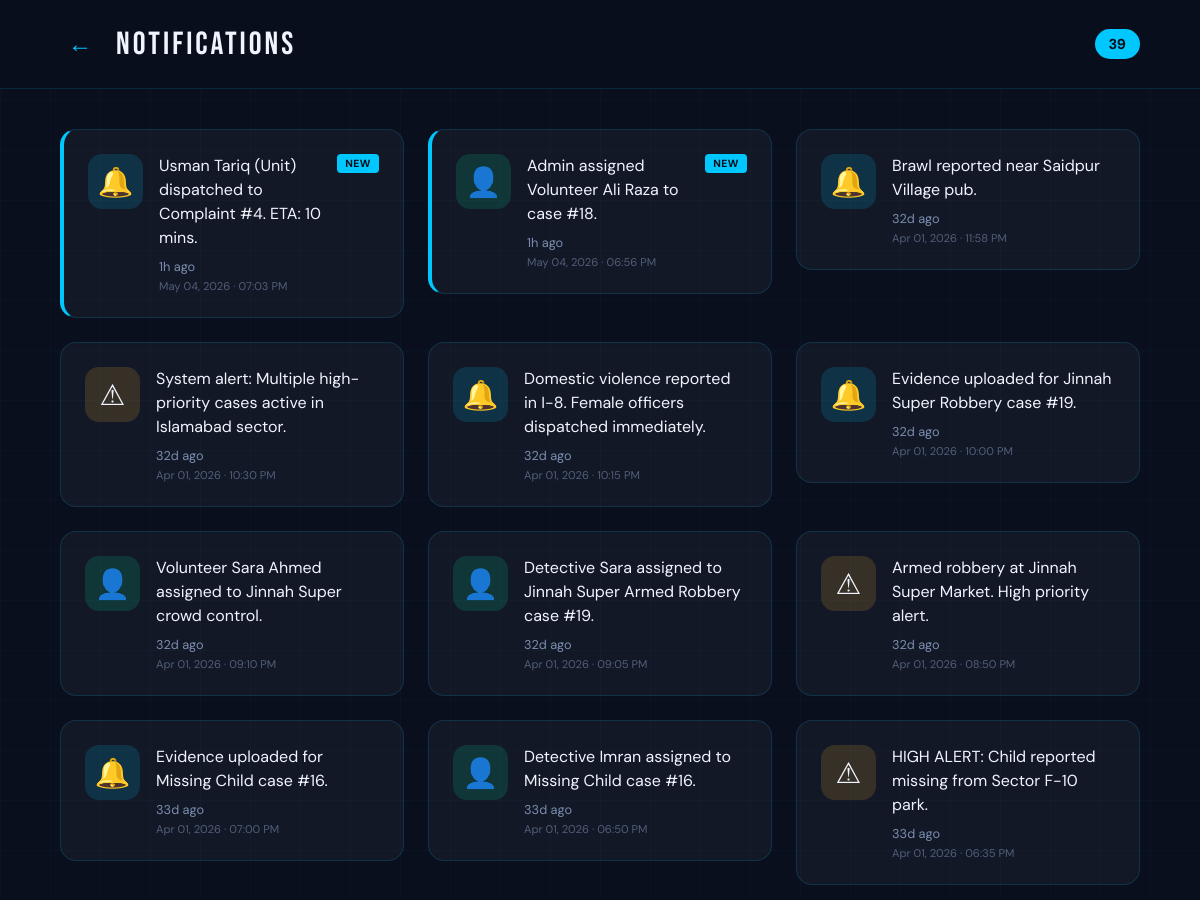
The page /notifications (upper part) on the database as committed earlier.
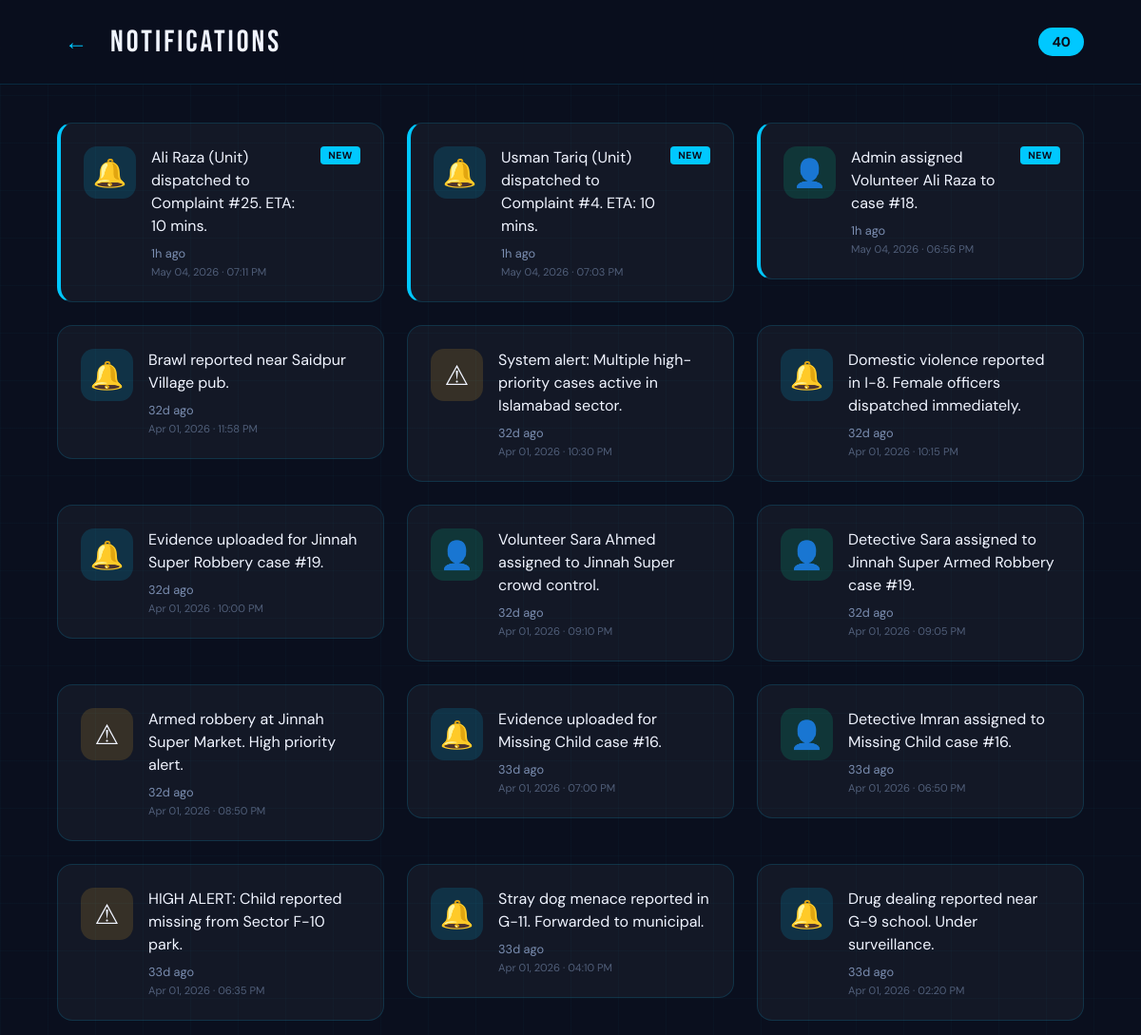
The same page on the database as committed later.
### tables this page shows
CREATE TABLE Notifications (
    notification_id INTEGER PRIMARY KEY AUTOINCREMENT,
    message TEXT NOT NULL,
    created_at DATETIME DEFAULT CURRENT_TIMESTAMP
);

### app.py (the view)
@app.route('/notifications')
def notifications():
    db = get_db_connection()
    all_notifications = db.execute('''
        SELECT message, created_at
        FROM Notifications
        ORDER BY created_at DESC
    ''').fetchall()
    now = datetime.utcnow()
    notifications_list = []
    for n in all_notifications:
        dt = datetime.strptime(n['created_at'], '%Y-%m-%d %H:%M:%S')
        hours_ago = (now - dt).total_seconds() / 3600
        notifications_list.append({
            'message': n['message'],
            'time_ago': time_ago(n['created_at']),
            'is_new': hours_ago < 24,
            'date': dt.strftime('%b %d, %Y · %I:%M %p')
        })
    db.close()
    return render_template('notifications.html', all_notifications=notifications_list)

### app.py (called while the page is built)
def get_db_connection():
    conn = sqlite3.connect(DATABASE, timeout=10)
    conn.row_factory = sqlite3.Row
    return conn

def time_ago(dt_str):
    if not dt_str:
        return ''
    dt = datetime.strptime(dt_str, '%Y-%m-%d %H:%M:%S')
    now = datetime.utcnow()
    diff = now - dt
    minutes = int(diff.total_seconds() // 60)
    if minutes < 1:
        return 'Just now'
    elif minutes < 60:
        return f'{minutes}m ago'
    elif minutes < 1440:
        return f'{minutes // 60}h ago'
    else:
        return f'{minutes // 1440}d ago'

### templates/notifications.html (shortened to what this page needs)
<!DOCTYPE html>
<html lang="en">
<head>
</head>
<body>
  <div class="app-container">
    <div class="header">
      <button class="back-btn" onclick="window.history.back()">←</button>
      <div class="header-title">NOTIFICATIONS</div>
      <span class="notif-count">{{ all_notifications|length }}</span>
    </div>
    <div class="app-content">
      <div class="content">
        <div class="notifications-grid">
          {% for n in all_notifications %}
          <div class="notif-card {% if n.is_new %}has-new{% endif %}">
            <div class="notif-icon {% if 'assigned' in n.message|lower %}ni-person{% elif 'resolved' in n.message|lower %}ni-check{% elif 'alert' in n.message|lower %}ni-alert{% else %}ni-bell{% endif %}">
              {% if 'assigned' in n.message|lower %}👤{% elif 'resolved' in n.message|lower %}✓{% elif 'alert' in n.message|lower %}⚠{% else %}🔔{% endif %}
            </div>
            <div class="notif-body">
              <div class="notif-top">
                <div class="notif-text">{{ n.message }}</div>
                {% if n.is_new %}
                <span class="new-badge">NEW</span>
                {% endif %}
              </div>
              <div class="notif-time">{{ n.time_ago }}</div>
              <div class="notif-date">{{ n.date }}</div>
            </div>
          </div>
          {% else %}
          <div class="empty-state">
            <div style="font-size:2rem;margin-bottom:16px;">🔔</div>
            No notifications yet<br>
            <span style="font-size:0.8rem;opacity:0.7;">We'll notify you when there are updates on your reports</span>
          </div>
          {% endfor %}
        </div>
      </div>
    </div>
  </div>
</body>
</html>

Rows that differ between the two databases and show on the page:
added Notifications: message "Ali Raza (Unit) dispatched to Complaint #25. ETA: 10 mins.", shows "NEW", time_ago "1h ago", date "May 04, 2026 · 07:11 PM"
now on this page (row unchanged): Notifications: message "Stray dog menace reported in G-11. Forwarded to municipal.", time_ago "33d ago", date "Apr 01, 2026 · 04:10 PM"
now on this page (row unchanged): Notifications: message "Drug dealing reported near G-9 school. Under surveillance.", time_ago "33d ago", date "Apr 01, 2026 · 02:20 PM"
Other text that changed with them:
{{ all_notifications|length }}: "39" → "40"
